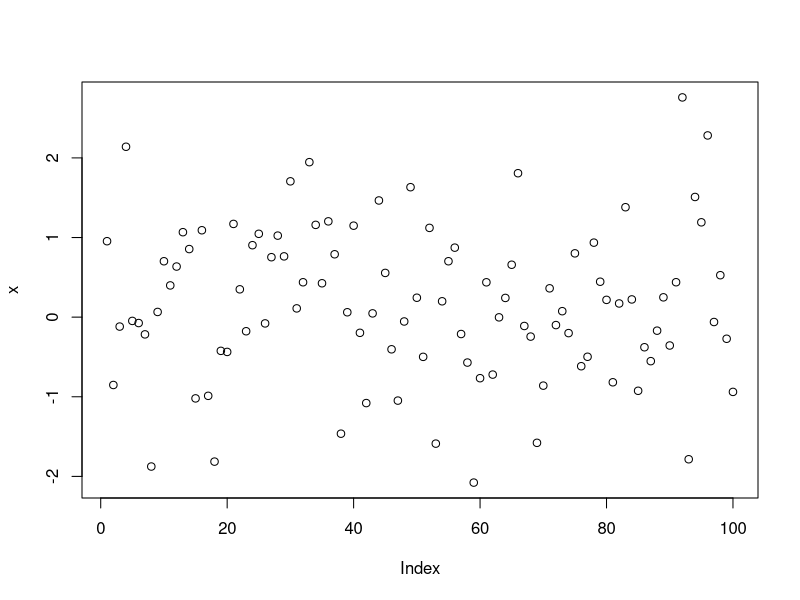

The R script that drew this image: (Note: this script raises an error after producing the figure.)
## ---- chunk 1
10^2 + 26
## ---- chunk 2
a <- 4
a
## ---- chunk 3
a*5
## ---- chunk 4
a
## ---- chunk 5
a <- a + 10
a
## ---- chunk 6
rm(list=ls())
## ---- chunk 7
b=c(3,4,5)
b
## ---- chunk 8
(3+4+5)/3
## ---- chunk 9
mean(x=b)
## ---- chunk 10
mean(b)
## ---- chunk 11
# rnorm() is a base function that creates random samples from a random distribution

x <- rnorm(100)

# plot() is a base function that charts

plot(x)
## ---- chunk 12
j <- c(1,2,NA)
## ---- chunk 13
max(j)

## ---- chunk 14
max(j, na.rm=T)
## ---- chunk 15
sum(j)
# compared to
sum(j, na.rm=T)
## ---- chunk 16
m <- "apples"
m
## ---- chunk 17
n <- pears
## ---- chunk 18
m + 2
## ---- chunk 19
date1 <- strptime(c("20100225230000", "20100226000000", "20100226010000"), format="%Y%m%d%H%M%S")
date1
## ---- chunk 20
# If you don't currently have the lubridate package installed, uncomment the line below and run it

# install.packages("lubridate")

library(lubridate)

date1 <- ymd_hms(c("20100225230000", "20100226000000", "20100226010000"))
## ---- chunk 21
sample_df <- data.frame(id=c(1001,1002,1003,1004), name=c("Steve", "Pam", "Jim", "Dwight"), age=c(26, 65, 15, 7), race=c("White", "Black", "White", "Hispanic"))
sample_df$race <- factor(sample_df$race)
sample_df$id <- factor(sample_df$id)
sample_df$name <- as.character(sample_df$name)
## ---- chunk 22
str(sample_df)
## ---- chunk 23
levels(sample_df$race)
## ---- chunk 24
summary(sample_df$race)
## ---- chunk 25
sample_df$race
as.character(sample_df$race)
## ---- chunk 26
sample_df$name
factor(sample_df$name)
## ---- chunk 27
sample_df$id
as.numeric(sample_df$id)
## ---- chunk 28
sample_df$id
as.numeric(as.character(sample_df$id))
## ---- chunk 29
percent_change <- function(first_number, second_number) {
  pc <- (second_number-first_number)/first_number*100
  return(pc)
}

percent_change(100,150)
## ---- chunk 30
percent_change("what", "happens")
